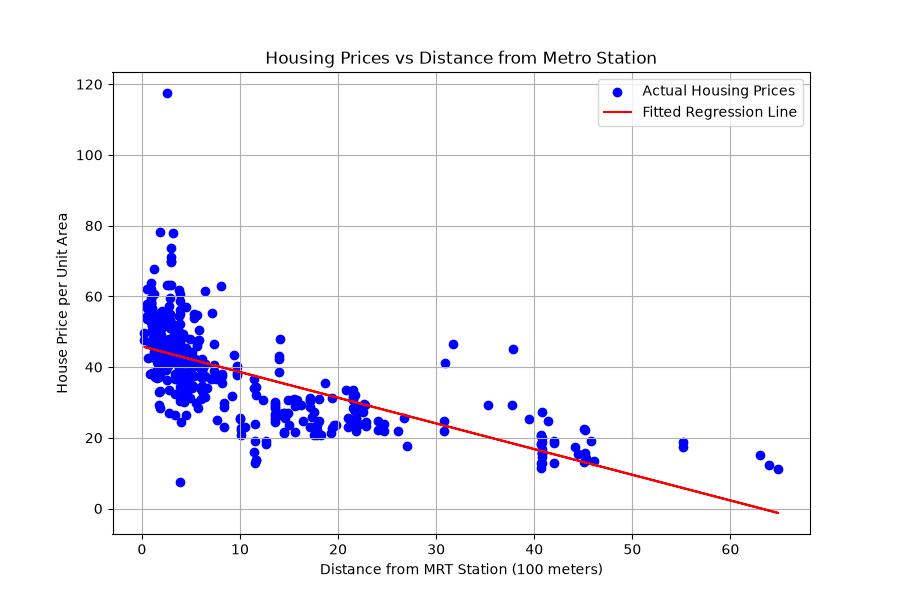

Recreate this plot in Python.

import pandas as pd
import matplotlib.pyplot as plt
from sklearn.linear_model import LinearRegression

# Load the dataset
homes = pd.read_csv("real_estate.csv")

# Convert distance into units of 100 meters
homes["distance_100m"] = (
    homes["X3 distance to the nearest MRT station"] / 100
)

# Select input and target variables
X = homes[["distance_100m"]]
y = homes["Y house price of unit area"]

# Create and train Linear Regression model
model = LinearRegression()
model.fit(X, y)


# Task 1(a): Fit Linear Regression
print("\n========== TASK 1(a) ==========")
print("Linear Regression Model")
print("Slope:", model.coef_[0])
print("Intercept:", model.intercept_)


# Task 1(b): Predict House Price at 500 meters
print("\n========== TASK 1(b) ==========")

new_house = pd.DataFrame({
    "distance_100m": [5]
})

predicted_price = model.predict(new_house)

print("Distance from Metro Station: 500 meters")
print("Predicted House Price:", predicted_price[0])


# Task 1(c): Explain Price Change
print("\n========== TASK 1(c) ==========")

print("Slope Explanation:")
print(
    f"For every additional 100 meters from the metro station, "
    f"the predicted house price decreases by "
    f"{abs(model.coef_[0]):.2f} price units."
)


# Plot observations and fitted regression line
plt.figure(figsize=(9, 6))

plt.scatter(
    X["distance_100m"],
    y,
    color="blue",
    label="Actual Housing Prices"
)

plt.plot(
    X["distance_100m"],
    model.predict(X),
    color="red",
    label="Fitted Regression Line"
)

plt.xlabel("Distance from MRT Station (100 meters)")
plt.ylabel("House Price per Unit Area")
plt.title("Housing Prices vs Distance from Metro Station")

plt.legend()
plt.grid(True)

# Save the graph
plt.savefig("task1_housing.png")
plt.show()

print("\nGraph saved successfully as task1_housing.png")
